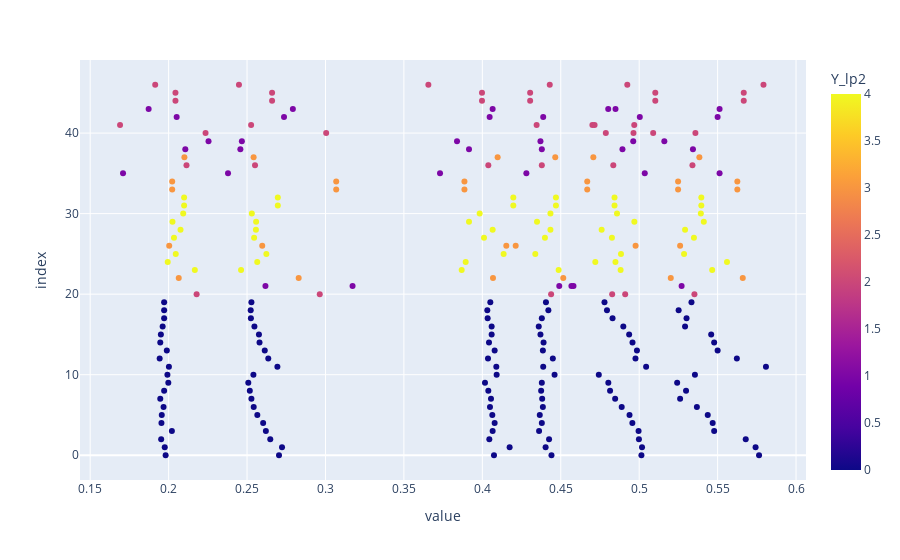

Write notebook code for a chart like this one.
### Code cell
plty.scatter(X_lp2_df, x = ["Fx_lp2", "Fy_lp2", "Fz_lp2", "Tx_lp2", "Ty_lp2", "Tz_lp2"],   color= "Y_lp2")

### Figure 1 — Plotly figure (JSON) as saved in the notebook; plotly's stock layout.template omitted (floating-point values rounded to 4 significant figures; data arrays with more than 128 entries replaced by an {"elided": "..."} marker saying what was removed)
{"data": [{"hovertemplate": "value=%{x}<br>index=%{y}<br>Y_lp2=%{marker.color}<extra></extra>", "legendgroup": "", "marker": {"color": {"elided": "282 int values"}, "coloraxis": "coloraxis", "symbol": "circle"}, "mode": "markers", "name": "", "orientation": "h", "showlegend": false, "type": "scatter", "x": {"elided": "282 float values"}, "xaxis": "x", "y": {"elided": "282 int values"}, "yaxis": "y"}], "layout": {"coloraxis": {"colorbar": {"title": {"text": "Y_lp2"}}, "colorscale": [[0, "#0d0887"], [0.1111, "#46039f"], [0.2222, "#7201a8"], [0.3333, "#9c179e"], [0.4444, "#bd3786"], [0.5556, "#d8576b"], [0.6667, "#ed7953"], [0.7778, "#fb9f3a"], [0.8889, "#fdca26"], [1, "#f0f921"]]}, "legend": {"tracegroupgap": 0}, "margin": {"t": 60}, "xaxis": {"anchor": "y", "domain": [0, 1], "title": {"text": "value"}}, "yaxis": {"anchor": "x", "domain": [0, 1], "title": {"text": "index"}}}}
